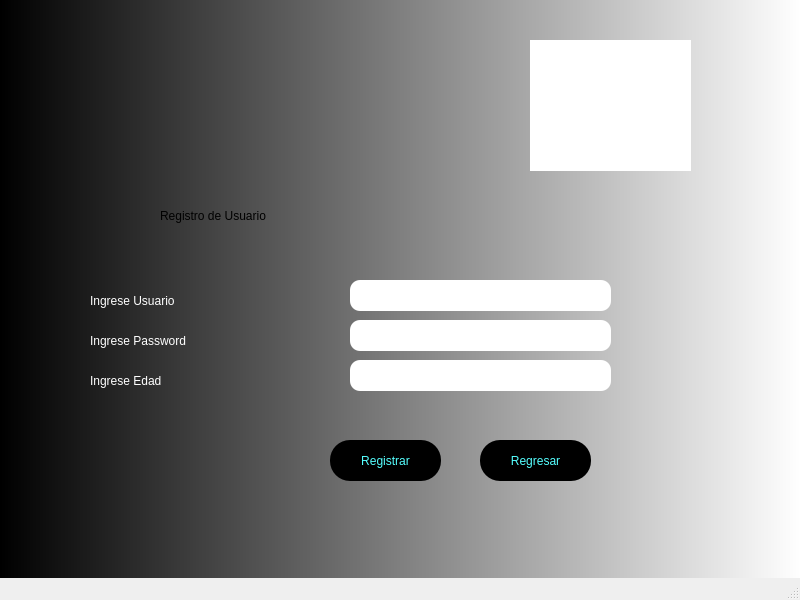
<?xml version="1.0" encoding="UTF-8"?>
<ui version="4.0">
 <class>MainWindow</class>
 <widget class="QMainWindow" name="MainWindow">
  <property name="geometry">
   <rect>
    <x>0</x>
    <y>0</y>
    <width>800</width>
    <height>600</height>
   </rect>
  </property>
  <property name="windowTitle">
   <string>MainWindow</string>
  </property>
  <property name="styleSheet">
   <string notr="true">QWidget#centralwidget{
background-color: qlineargradient(spread:pad, x1:0, y1:0, x2:1, y2:0, stop:0 rgba(0, 0, 0, 255), stop:1 rgba(255, 255, 255, 255));}</string>
  </property>
  <widget class="QWidget" name="centralwidget">
   <widget class="QLabel" name="label_4">
    <property name="geometry">
     <rect>
      <x>530</x>
      <y>40</y>
      <width>161</width>
      <height>131</height>
     </rect>
    </property>
    <property name="styleSheet">
     <string notr="true">background-color: rgb(255, 255, 255);</string>
    </property>
    <property name="text">
     <string/>
    </property>
    <property name="pixmap">
     <pixmap>../Imagenes/1.png</pixmap>
    </property>
    <property name="scaledContents">
     <bool>true</bool>
    </property>
   </widget>
   <widget class="QLabel" name="label_2">
    <property name="geometry">
     <rect>
      <x>90</x>
      <y>290</y>
      <width>211</width>
      <height>21</height>
     </rect>
    </property>
    <property name="styleSheet">
     <string notr="true">font: 87 12pt &quot;Arial Black&quot;;
color: rgb(255, 255, 255);</string>
    </property>
    <property name="text">
     <string>Ingrese Usuario</string>
    </property>
   </widget>
   <widget class="QLabel" name="label_3">
    <property name="geometry">
     <rect>
      <x>90</x>
      <y>330</y>
      <width>211</width>
      <height>21</height>
     </rect>
    </property>
    <property name="styleSheet">
     <string notr="true">font: 87 12pt &quot;Arial Black&quot;;
color: rgb(255, 255, 255);</string>
    </property>
    <property name="text">
     <string>Ingrese Password</string>
    </property>
   </widget>
   <widget class="QLabel" name="label_6">
    <property name="geometry">
     <rect>
      <x>90</x>
      <y>370</y>
      <width>211</width>
      <height>21</height>
     </rect>
    </property>
    <property name="styleSheet">
     <string notr="true">font: 87 12pt &quot;Arial Black&quot;;
color: rgb(255, 255, 255);</string>
    </property>
    <property name="text">
     <string>Ingrese Edad</string>
    </property>
   </widget>
   <widget class="QLineEdit" name="lineEdit">
    <property name="geometry">
     <rect>
      <x>350</x>
      <y>280</y>
      <width>261</width>
      <height>31</height>
     </rect>
    </property>
    <property name="styleSheet">
     <string notr="true">border-radius:10px;</string>
    </property>
   </widget>
   <widget class="QLineEdit" name="lineEdit_2">
    <property name="geometry">
     <rect>
      <x>350</x>
      <y>320</y>
      <width>261</width>
      <height>31</height>
     </rect>
    </property>
    <property name="styleSheet">
     <string notr="true">border-radius:10px;</string>
    </property>
   </widget>
   <widget class="QLineEdit" name="lineEdit_3">
    <property name="geometry">
     <rect>
      <x>350</x>
      <y>360</y>
      <width>261</width>
      <height>31</height>
     </rect>
    </property>
    <property name="styleSheet">
     <string notr="true">border-radius:10px;</string>
    </property>
   </widget>
   <widget class="QPushButton" name="pushButton">
    <property name="geometry">
     <rect>
      <x>330</x>
      <y>440</y>
      <width>111</width>
      <height>41</height>
     </rect>
    </property>
    <property name="styleSheet">
     <string notr="true">background-color: rgb(0, 0, 0);
color: rgb(85, 255, 255);
border-radius:20px;</string>
    </property>
    <property name="text">
     <string>Registrar</string>
    </property>
   </widget>
   <widget class="QPushButton" name="pushButton_2">
    <property name="geometry">
     <rect>
      <x>480</x>
      <y>440</y>
      <width>111</width>
      <height>41</height>
     </rect>
    </property>
    <property name="styleSheet">
     <string notr="true">background-color: rgb(0, 0, 0);
color: rgb(85, 255, 255);
border-radius:20px;</string>
    </property>
    <property name="text">
     <string>Regresar</string>
    </property>
   </widget>
   <widget class="QLabel" name="label">
    <property name="geometry">
     <rect>
      <x>160</x>
      <y>170</y>
      <width>711</width>
      <height>91</height>
     </rect>
    </property>
    <property name="styleSheet">
     <string notr="true">font: 87 38pt &quot;Arial Black&quot;;</string>
    </property>
    <property name="text">
     <string>Registro de Usuario</string>
    </property>
   </widget>
  </widget>
  <widget class="QMenuBar" name="menubar">
   <property name="geometry">
    <rect>
     <x>0</x>
     <y>0</y>
     <width>800</width>
     <height>21</height>
    </rect>
   </property>
  </widget>
  <widget class="QStatusBar" name="statusbar"/>
 </widget>
 <resources/>
 <connections/>
</ui>
